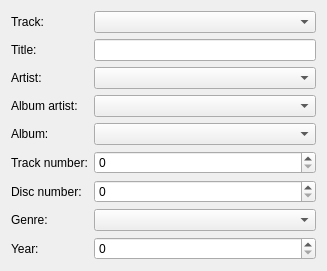
<?xml version="1.0" encoding="UTF-8"?>
<ui version="4.0">
 <class>TagEditor</class>
 <widget class="QWidget" name="TagEditor">
  <property name="geometry">
   <rect>
    <x>0</x>
    <y>0</y>
    <width>327</width>
    <height>252</height>
   </rect>
  </property>
  <layout class="QFormLayout" name="formLayout">
   <item row="0" column="0">
    <widget class="StateLabel" name="trackNameLabel">
     <property name="text">
      <string>Track:</string>
     </property>
     <property name="buddy">
      <cstring>trackName</cstring>
     </property>
    </widget>
   </item>
   <item row="0" column="1">
    <widget class="QComboBox" name="trackName"/>
   </item>
   <item row="1" column="0">
    <widget class="StateLabel" name="titleLabel">
     <property name="text">
      <string>Title:</string>
     </property>
     <property name="buddy">
      <cstring>title</cstring>
     </property>
    </widget>
   </item>
   <item row="1" column="1">
    <widget class="LineEdit" name="title"/>
   </item>
   <item row="2" column="0">
    <widget class="StateLabel" name="artistLabel">
     <property name="text">
      <string>Artist:</string>
     </property>
     <property name="buddy">
      <cstring>artist</cstring>
     </property>
    </widget>
   </item>
   <item row="2" column="1">
    <widget class="CompletionCombo" name="artist"/>
   </item>
   <item row="3" column="0">
    <widget class="StateLabel" name="albumArtistLabel">
     <property name="text">
      <string>Album artist:</string>
     </property>
     <property name="buddy">
      <cstring>albumArtist</cstring>
     </property>
    </widget>
   </item>
   <item row="3" column="1">
    <widget class="CompletionCombo" name="albumArtist"/>
   </item>
   <item row="4" column="0">
    <widget class="StateLabel" name="albumLabel">
     <property name="text">
      <string>Album:</string>
     </property>
     <property name="buddy">
      <cstring>album</cstring>
     </property>
    </widget>
   </item>
   <item row="4" column="1">
    <widget class="CompletionCombo" name="album"/>
   </item>
   <item row="5" column="0">
    <widget class="StateLabel" name="trackLabel">
     <property name="text">
      <string>Track number:</string>
     </property>
     <property name="buddy">
      <cstring>track</cstring>
     </property>
    </widget>
   </item>
   <item row="5" column="1">
    <widget class="ClearSpinBox" name="track"/>
   </item>
   <item row="6" column="0">
    <widget class="StateLabel" name="discLabel">
     <property name="text">
      <string>Disc number:</string>
     </property>
     <property name="buddy">
      <cstring>disc</cstring>
     </property>
    </widget>
   </item>
   <item row="6" column="1">
    <widget class="ClearSpinBox" name="disc"/>
   </item>
   <item row="7" column="0">
    <widget class="StateLabel" name="genreLabel">
     <property name="text">
      <string>Genre:</string>
     </property>
     <property name="buddy">
      <cstring>genre</cstring>
     </property>
    </widget>
   </item>
   <item row="7" column="1">
    <widget class="CompletionCombo" name="genre"/>
   </item>
   <item row="8" column="0">
    <widget class="StateLabel" name="yearLabel">
     <property name="text">
      <string>Year:</string>
     </property>
     <property name="buddy">
      <cstring>year</cstring>
     </property>
    </widget>
   </item>
   <item row="8" column="1">
    <widget class="ClearSpinBox" name="year"/>
   </item>
  </layout>
 </widget>
 <customwidgets>
  <customwidget>
   <class>LineEdit</class>
   <extends>QLineEdit</extends>
   <header>lineedit.h</header>
  </customwidget>
  <customwidget>
   <class>CompletionCombo</class>
   <extends>QComboBox</extends>
   <header>completioncombo.h</header>
  </customwidget>
  <customwidget>
   <class>ClearSpinBox</class>
   <extends>QSpinBox</extends>
   <header>clearspinbox.h</header>
  </customwidget>
  <customwidget>
   <class>StateLabel</class>
   <extends>QLabel</extends>
   <header>statelabel.h</header>
  </customwidget>
 </customwidgets>
 <tabstops>
  <tabstop>trackName</tabstop>
 </tabstops>
 <resources/>
 <connections/>
</ui>
